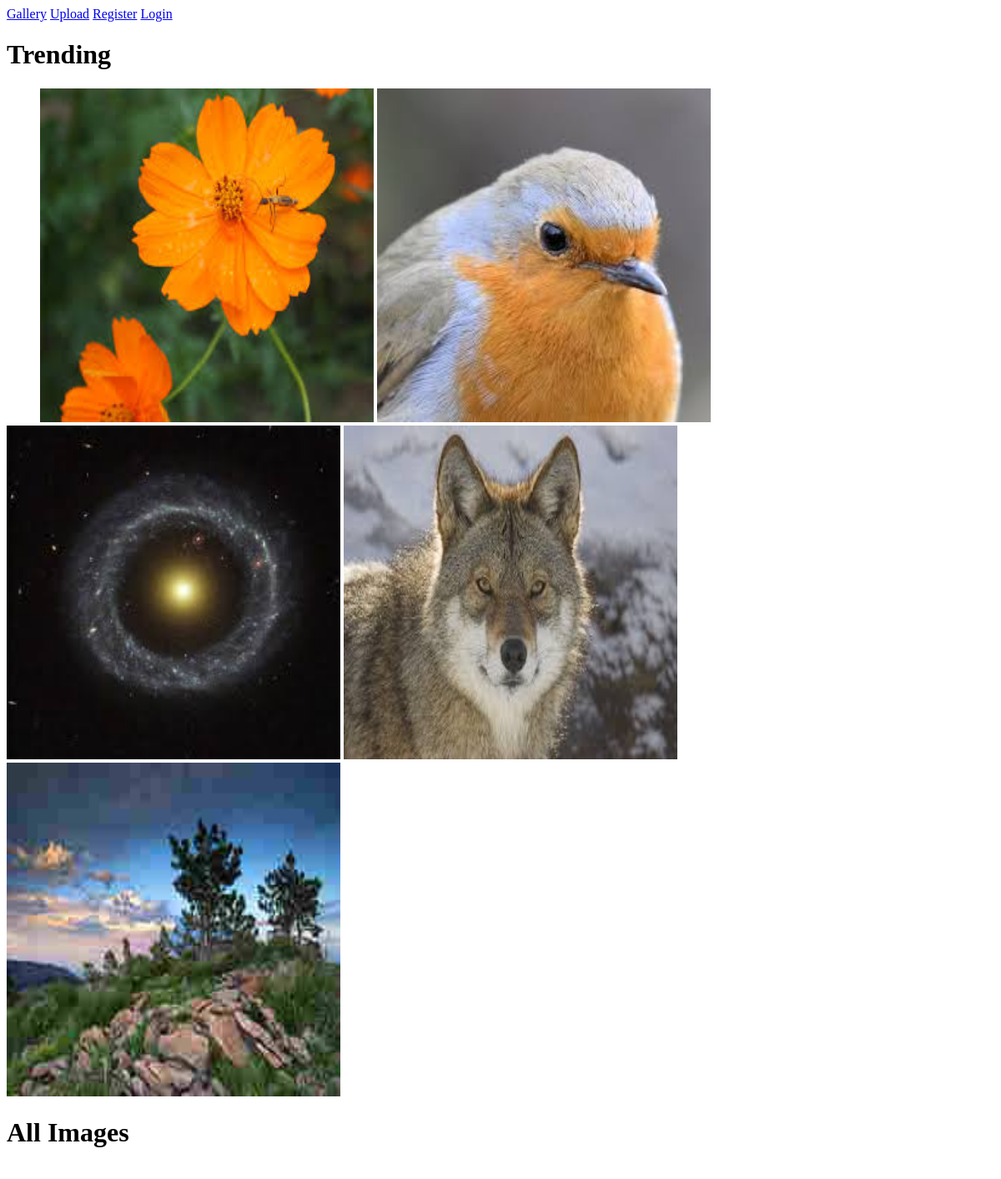
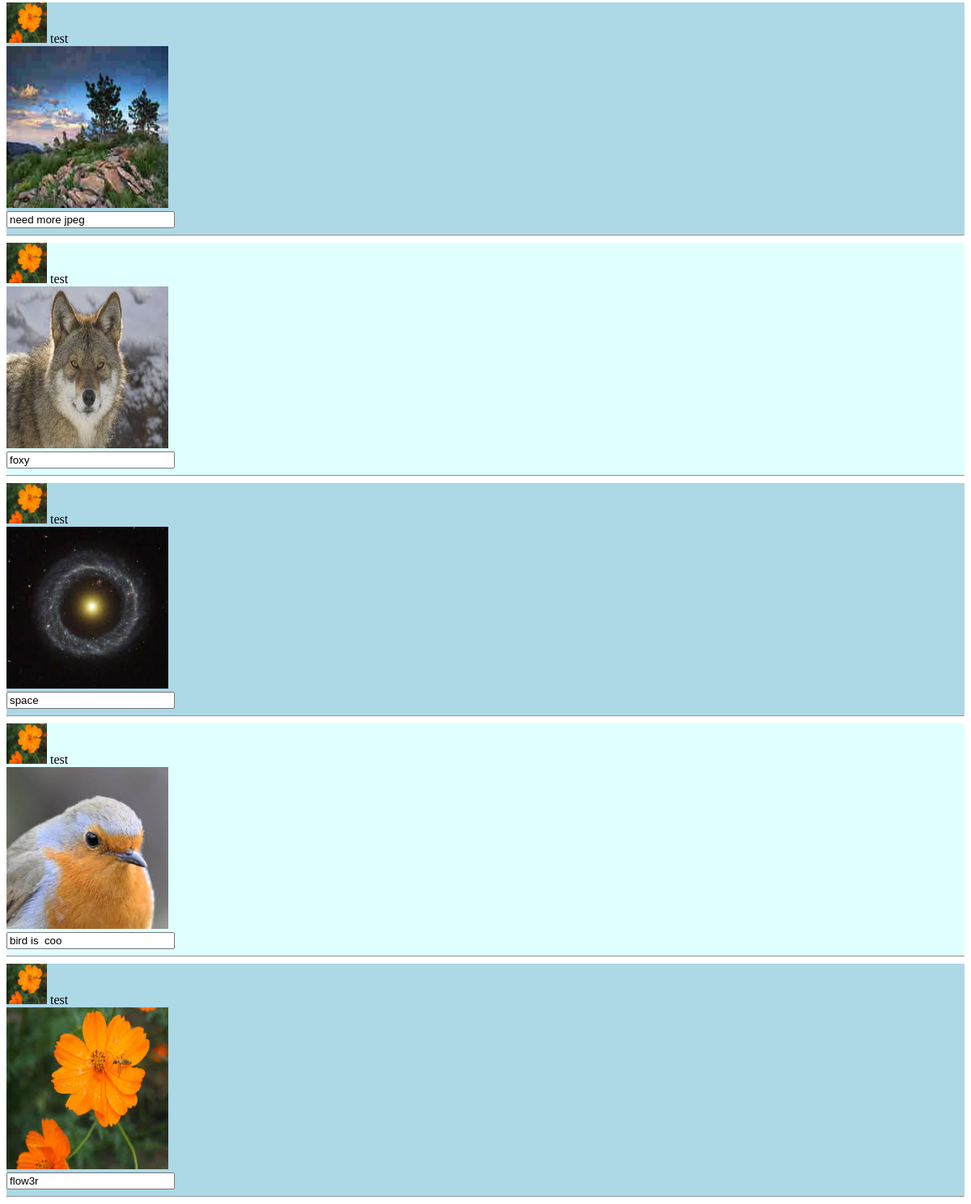
/cst243cst209cst220cweb280a5/pages/index.php, run on an earlier commit of the app's database (2 pictures, top to bottom).
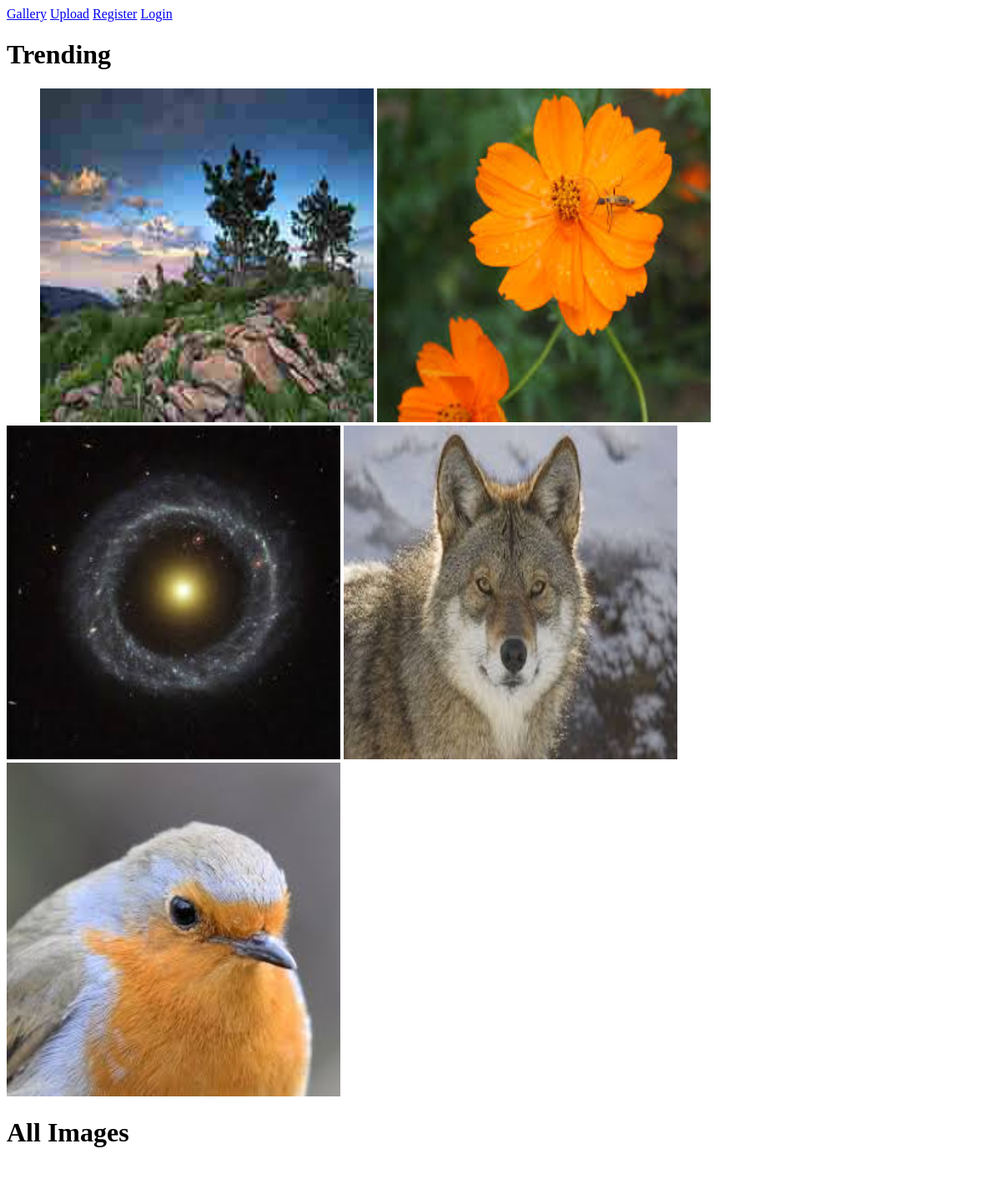
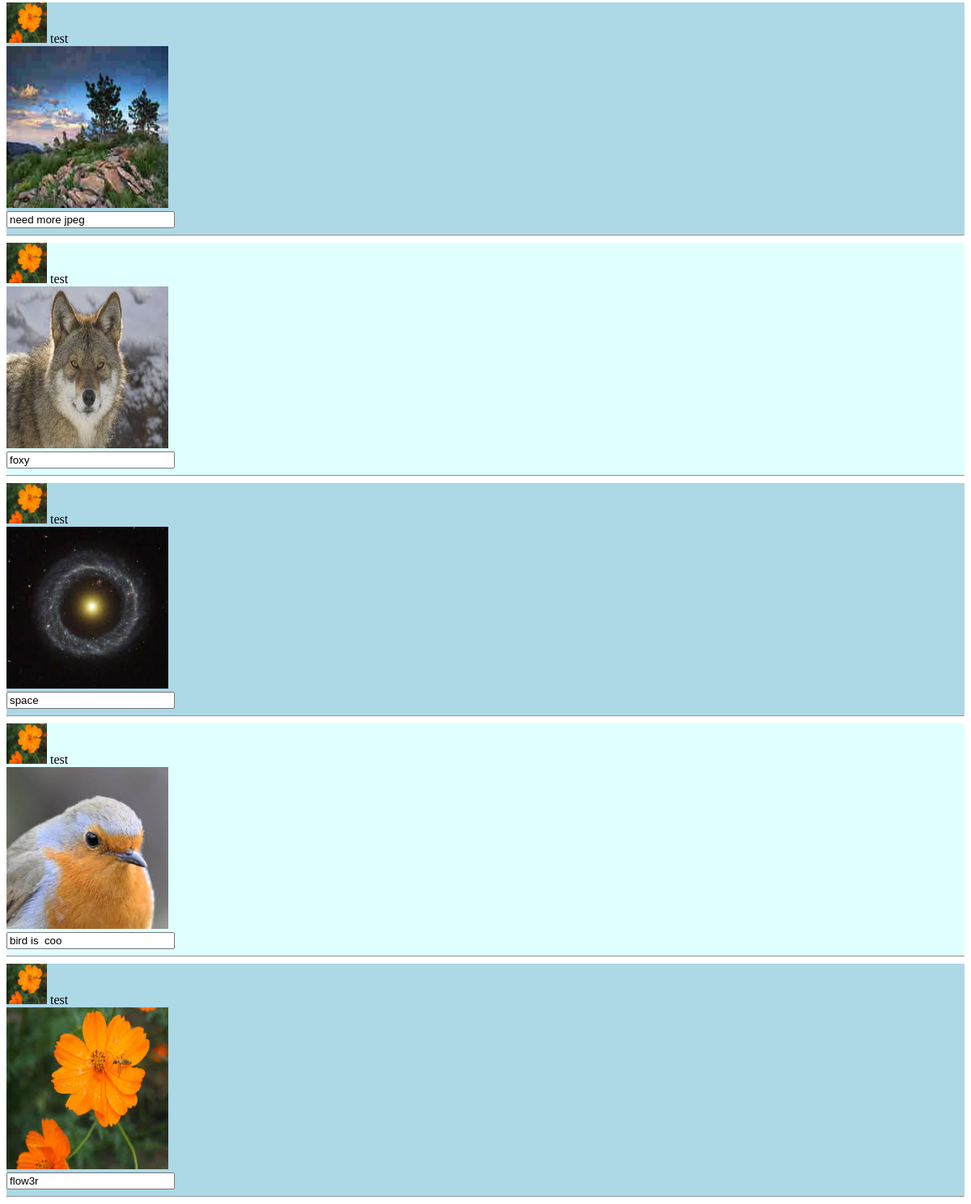
And on a later commit of the database (2 pictures, top to bottom).
### tables this page shows
CREATE TABLE Image (id INTEGER PRIMARY KEY AUTOINCREMENT,
path VARCHAR(255) NOT NULL,
memId INTEGER NOT NULL,
caption VARCHAR(144),
approved BOOLEAN NOT NULL,
views INTEGER);

CREATE TABLE Member (memberId INTEGER PRIMARY KEY AUTOINCREMENT,
password TEXT(255) NOT NULL,
email VARCHAR(200) NOT NULL,
alias VARCHAR(15) NOT NULL,
profileImgPath VARCHAR NOT NULL);

### classes/DB3/Type.php (called while the page is built, shortened)
<?php
abstract class Type
{
    static public function bindType ($type)
    {
        switch($type)
        {
            case 'CHAR':
            case 'VARCHAR':
            case 'TINYTEXT':
            case 'TEXT':
            case 'MEDIUMTEXT':
            case 'LONGTEXT':
            case 'NCHAR':
            case 'NVARCHAR':
            case 'CLOB':
            case 'DATE':
            case 'DATETIME':
            case 'TIMESTAMP':
            case 'TIME':
                return SQLITE3_TEXT;
                break;
            case 'INTEGER':
            case 'TINYINT':
            case 'SMALLINT':
            case 'MEDIUMINT':
            case 'BIGINT':
            case 'INT2':
            case 'INT4':
            case 'INT8':
            case 'BOOLEAN':
                return SQLITE3_INTEGER;
                break;
        }
    }
}

### classes/DB3/Model.php (called while the page is built, shortened)
<?php
class Model
{
    private $cols;
    private $pkField;
    protected function defineColumn($field,$type=Type::TXT, $size=null, $isNullable = true, $isPK = false, $isAutoIncr =false)
    {
        $this->cols[$field] = new Column($field,$type, $size, $isNullable, $isPK, $isAutoIncr);
    }
    public function tableName()
    {
        return get_class($this);
    }
    public function getBindType($field)
    {
        return is_array($this->cols) && isset($this->cols[$field]) ? $this->cols[$field]->bindType : SQLITE3_TEXT ;
    }
    public function getPKField()
    {
        if(!isset($this->pkField) && is_array($this->cols))
        {
            foreach($this->cols as $field => $colDef)
            {
                if ($colDef->isPK)
                {
                    $this->pkField = $field;
                }
            }
        }
        return $this->pkField;
    }
}

### classes/DB3/DB3.php (called while the page is built, shortened)
<?php
class DB3 extends \SQLite3
{
    public function selectAll($class)
    {
        return $this->selectSomeOrder($class);
    }
    public function selectSomeOrder($class, $orders=array() ,$filters=array(), $andOperator=true)
    {
        $table = $class->tableName();
        $fieldValues = get_object_vars($class);
        $fieldList = implode(',',array_keys($fieldValues));
        $orders = array_intersect_key($orders,$fieldValues);
        array_walk($orders, function(&$val,$key){$val = $val==='DESC' ? "$key $val" : $key;});
        $orderList = empty($orders)?$class->getPKField(): implode(",\n",$orders);
        $oper = $andOperator? ' AND ': ' OR ';
        $filters = array_filter($filters,
            function($filt)use($fieldValues){
                return array_key_exists($filt->field,$fieldValues);
            });
        $filterList= empty($filters)?'1=1':implode($oper,$filters);
        $stmt = $this->prepare("SELECT $fieldList FROM $table WHERE $filterList ORDER BY $orderList");
        $i=1;
        foreach($filters as $filt){
            $stmt->bindValue($i,$filt->value,
                is_null($filt->value)? SQLITE3_NULL :$class->getBindType($filt->field)
            );
            $i++;
        }
        $result = $stmt->execute();
        if(!$result){
            return false;
        }else{
            $items = array();
            while($row = $result->fetchArray(SQLITE3_ASSOC))
            {
                $item = new $table();
                foreach($row as $col=>$val)
                {
                    $item->$col = $val;
                }
                $items[]=$item;
            }
            return $items;
        }
    }
}

### classes/DB3/Filter.php (called while the page is built, shortened)
<?php
class Filter
{
    public $field;
    public $comparer;
    public function __construct($field,$value,$comparer='=')
    {
        $this->field = $field;
        $this->value = $value;
        $this->comparer = $comparer;
    }
    public function __toString()
    {
        return "{$this->field} {$this->comparer} ?\n";
    }
}

### classes/DB3/Column.php (called while the page is built, shortened)
<?php
class Column
{
    public function __construct($name,$type=Type::TXT, $size=null, $isNullable = true, $isPK = false, $isAutoIncr =false)
    {
        $this->isPK = $isPK;
        $this->bindType = Type::bindType($type);
    }
}

### cst243cst209cst220cweb280a5/pages/index.php (the view, shortened to what this page needs)
<?php
$db = new DB3('../../db/imageranker.db');
$image = new Image();
$db->exec($image->tableDefinition());
$member = new Member();
$db->exec($member->tableDefinition());
$orders = array('views'=>'DESC');
$filters = array(new Filter('approved', true));
$topImages = $db->selectSomeOrder(new Image(), $orders, $filters);
$topImages = array_slice($topImages, 0, 5);
$orders = array('id'=>'DESC');
$allImages = $db->selectSomeOrder(new Image(), $orders, $filters);
$allMembers = $db->selectAll(new Member());
$keys = array();
foreach ($allMembers as $member)
{
	$keys[] = $member->memberId;
}
$allMembers = array_combine($keys, $allMembers);
?>
<!DOCTYPE html>
<html>
<head>
    <link href="../style/pagestyling.css" rel="stylesheet" />
</head>
<body>
    <nav>
        <a href="index.php">Gallery</a>
        <a href="fileupload.php">Upload</a>
        <a href="memberregister.php">Register</a>
        <a href="memberlogin.php">Login</a>
    </nav>
    <h1>Trending</h1>
    <ul class="topImages">
    <?php
    foreach ($topImages as $currentImage)
    { ?>
    	<li><a href="details.php?id=<?= $currentImage->id ?>"><img src="<?= $currentImage->path ?>" /></a></li>
    <?php
    } ?>
    </ul>
    <h1>All Images</h1>
    <ul>
    <?php
    foreach ($allImages as $currentImage)
    {
        $currentMember = $allMembers[$currentImage->memId];
    ?>
    	<li class="allImages">
            <div>
                <img class="profile" src="<?= $currentMember->profileImgPath ?>" />
                <?= $currentMember->alias ?>
            </div>
            <div>
                <a href="details.php?id=<?= $currentImage->id ?>"><img src="<?= $currentImage->path ?>" /></a>
            </div>
                        <?php
            if($member->memberId === $currentImage->memId)
            {
                ?>
                <div><input type="text" value="<?= $currentImage->caption ?>" onblur="updateCaption('<?= $currentImage->path ?>', <?= $currentImage->id ?>);" /></div>
            <?php
            }
            else
            { ?>
            <div><?= $currentImage->caption ?></div>
            <?php
            }
            ?>
            <hr />
        </li>
    <?php
    } ?>
    </ul>
</body>
</html>

### cst243cst209cst220cweb280a5/style/pagestyling.css (style rules this page uses)
img { width:400px; height:400px; }
.allImages:nth-child(odd) { background-color:lightblue; }
.allImages:nth-child(even) { background-color:lightcyan; }
.allImages img { width: 200px; height: 200px; }
ul { list-style: none; display: inline; }
ul.topImages li { display: inline; }
li.allImages input { width: 200px; }
li.allImages img.profile { width: 50px; height: 50px; }

What changed in the data, as far as the page shows it:
changed image "need more jpeg": moves up the list
changed image "bird is coo": moves down the list
